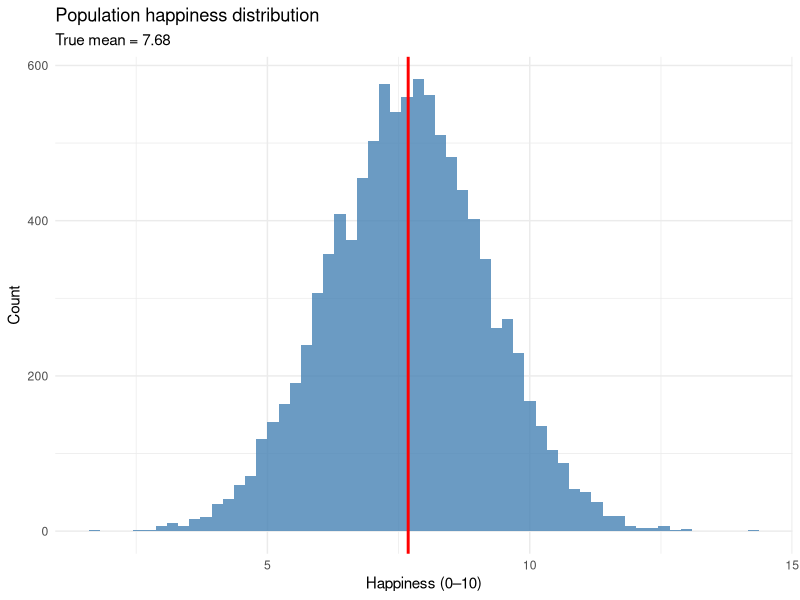
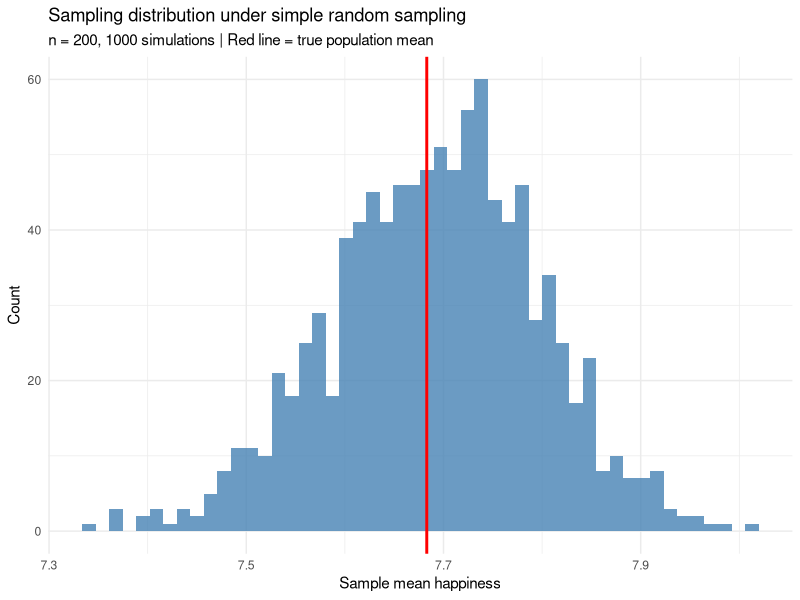
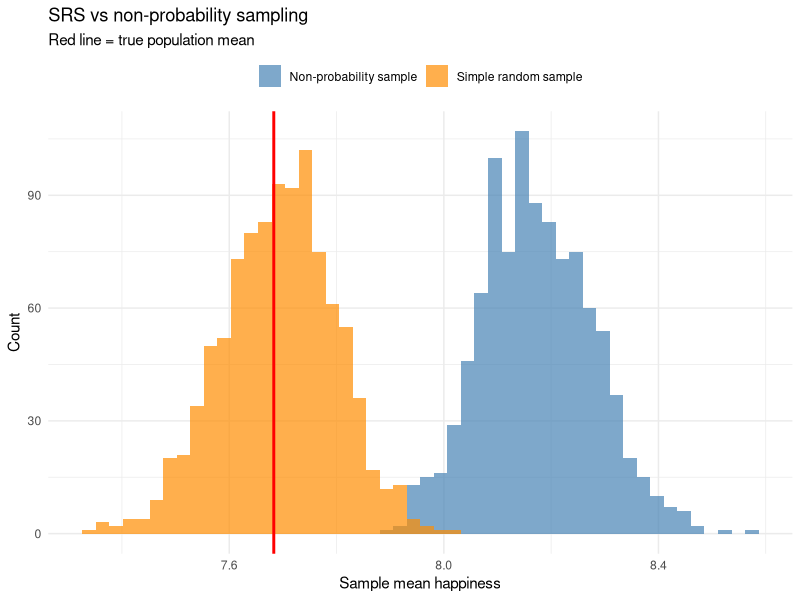
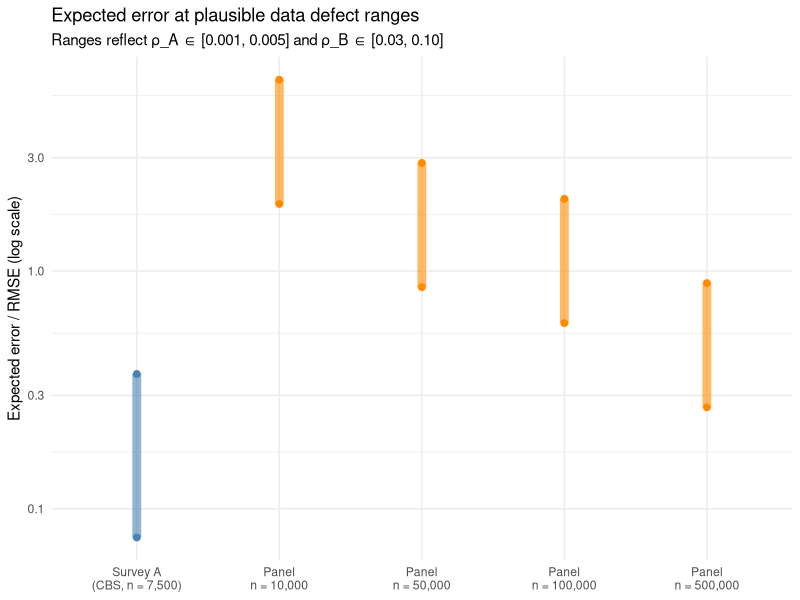

Reproduce these figures in R, in order.
## ---- chunk 1
#| label: setup
#| message: false
#| code-fold: true
library(tidyverse)

theme_set(theme_minimal())

set.seed(42)
## ---- chunk 2
N <- 10000

population <- tibble(
  id        = 1:N,
  happiness = rnorm(N, mean = 7.7, sd = 1.5)
)

pop_mean <- mean(population$happiness)

ggplot(population, aes(x = happiness)) +
  geom_histogram(bins = 60, fill = "steelblue", alpha = 0.8) +
  geom_vline(xintercept = pop_mean, color = "red", linewidth = 1) +
  labs(
    title = "Population happiness distribution",
    subtitle = paste0("True mean = ", round(pop_mean, 2)),
    x = "Happiness (0–10)", y = "Count"
  )
## ---- chunk 3
n    <- 200
sims <- 1000

estimates_srs <- replicate(sims, {
  population |> slice_sample(n = n) |> pull(happiness) |> mean()
})

tibble(estimate = estimates_srs) |>
  ggplot(aes(x = estimate)) +
  geom_histogram(bins = 50, fill = "steelblue", alpha = 0.8) +
  geom_vline(xintercept = pop_mean, color = "red", linewidth = 1) +
  labs(
    title = "Sampling distribution under simple random sampling",
    subtitle = paste0("n = ", n, ", ", sims, " simulations | Red line = true population mean"),
    x = "Sample mean happiness", y = "Count"
  )
## ---- chunk 4
delta_selection <- 0.5  # participants are this many points happier on average

population <- population |>
  mutate(
    # Exponential tilt: k = delta/var(Y) gives the desired mean difference in expectation
    p_select = exp(delta_selection / var(happiness) * happiness)
  )
## ---- chunk 5
#| echo: false
k_sel        <- delta_selection / var(population$happiness)
lr_per_point <- exp(k_sel)
rho_preview  <- mean(replicate(200, {
  R <- as.integer(seq_len(N) %in% sample(N, n, prob = population$p_select))
  cor(R, population$happiness)
}))
## ---- chunk 6
estimates_nonprob <- replicate(sims, {
  population |>
    slice_sample(n = n, weight_by = p_select) |>
    pull(happiness) |>
    mean()
})

bind_rows(
  tibble(estimate = estimates_srs,     method = "Simple random sample"),
  tibble(estimate = estimates_nonprob, method = "Non-probability sample")
) |>
  ggplot(aes(x = estimate, fill = method)) +
  geom_histogram(bins = 50, alpha = 0.7, position = "identity") +
  geom_vline(xintercept = pop_mean, color = "red", linewidth = 1) +
  scale_fill_manual(values = c("steelblue", "darkorange")) +
  labs(
    title = "SRS vs non-probability sampling",
    subtitle = "Red line = true population mean",
    x = "Sample mean happiness", y = "Count", fill = NULL
  ) +
  theme(legend.position = "top")
## ---- chunk 7
sigma_Y <- sd(population$happiness)

# rho_{R,Y} is the correlation between the *binary* selection indicator
# (1 = in sample, 0 = not) and happiness — not the continuous selection weight.
# We average over many draws to get a stable estimate.
rho_RY <- mean(replicate(200, {
  R <- as.integer(seq_len(N) %in% sample(N, n, prob = population$p_select))
  cor(R, population$happiness)
}))

cat("rho_{R,Y} =", round(rho_RY, 3), "\n")
cat("DDI =", round(rho_RY^2, 4), "\n")
## ---- chunk 8
predicted_bias <- rho_RY * sqrt((N - n) / n) * sigma_Y
observed_bias  <- mean(estimates_nonprob) - pop_mean

cat("Predicted bias:", round(predicted_bias, 3), "\n")
cat("Observed bias: ", round(observed_bias,  3), "\n")
## ---- chunk 9
N_NL <- 17900000  # Netherlands population
n_A  <- 7500      # CBS survey
n_B  <- 500000    # large online panel
## ---- chunk 10
#| echo: false
rho_A_plausible <- c(0.001, 0.005)
rho_B_plausible <- c(0.03,  0.10)

delta <- function(rho, n, N, sigma) rho * sigma / sqrt((n / N) * (1 - n / N))

bind_rows(
  tibble(
    Survey = "Survey A (CBS)",
    `Sample size` = scales::comma(n_A),
    `ρ = low`  = round(delta(rho_A_plausible[1], n_A, N_NL, sigma_Y), 2),
    `ρ = high` = round(delta(rho_A_plausible[2], n_A, N_NL, sigma_Y), 2)
  ),
  tibble(
    Survey     = paste0("Panel, n = ", scales::comma(c(10000, 50000, 100000, 500000))),
    `Sample size` = scales::comma(c(10000, 50000, 100000, 500000)),
    `ρ = low`  = round(delta(rho_B_plausible[1], c(10000, 50000, 100000, 500000), N_NL, sigma_Y), 2),
    `ρ = high` = round(delta(rho_B_plausible[2], c(10000, 50000, 100000, 500000), N_NL, sigma_Y), 2)
  )
) |>
  select(-`Sample size`) |>
  knitr::kable(
    col.names = c("Survey", "Δ at ρ_low", "Δ at ρ_high"),
    caption   = "Implied mean difference (happiness points) between included and excluded people"
  )
## ---- chunk 11
mult_A  <- sqrt((N_NL - n_A) / n_A)
n_B_vec <- c(10000, 50000, 100000, 500000)

rmse <- function(rho, mult, n) sqrt((rho * mult * sigma_Y)^2 + sigma_Y^2 / n)

bind_rows(
  tibble(
    label   = "Survey A\n(CBS, n = 7,500)",
    rmse_lo = rmse(rho_A_plausible[1], mult_A, n_A),
    rmse_hi = rmse(rho_A_plausible[2], mult_A, n_A),
    type    = "A"
  ),
  tibble(
    n_B     = n_B_vec,
    label   = paste0("Panel\nn = ", scales::comma(n_B_vec)),
    rmse_lo = rmse(rho_B_plausible[1], sqrt((N_NL - n_B_vec) / n_B_vec), n_B_vec),
    rmse_hi = rmse(rho_B_plausible[2], sqrt((N_NL - n_B_vec) / n_B_vec), n_B_vec),
    type    = "B"
  )
) |>
  mutate(label = fct_inorder(label)) |>
  ggplot(aes(x = label, color = type)) +
  geom_linerange(aes(ymin = rmse_lo, ymax = rmse_hi), linewidth = 3, alpha = 0.6) +
  geom_point(aes(y = rmse_lo), size = 2) +
  geom_point(aes(y = rmse_hi), size = 2) +
  scale_color_manual(values = c("A" = "steelblue", "B" = "darkorange"), guide = "none") +
  scale_y_log10() +
  labs(
    title = "Expected error at plausible data defect ranges",
    subtitle = "Ranges reflect ρ_A ∈ [0.001, 0.005] and ρ_B ∈ [0.03, 0.10]",
    x = NULL,
    y = "Expected error / RMSE (log scale)"
  )
